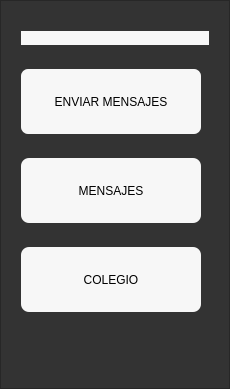
     <widget class="QFrame" name="fiz">
      <property name="maximumSize">
       <size>
        <width>200</width>
        <height>16777215</height>
       </size>
      </property>
      <property name="styleSheet">
       <string notr="true">*{
background:#333;
}


</string>
      </property>
      <property name="frameShape">
       <enum>QFrame::StyledPanel</enum>
      </property>
      <property name="frameShadow">
       <enum>QFrame::Raised</enum>
      </property>
      <layout class="QVBoxLayout" name="verticalLayout">
       <item>
        <widget class="QFrame" name="iz1">
         <property name="styleSheet">
          <string notr="true"/>
         </property>
         <property name="frameShape">
          <enum>QFrame::NoFrame</enum>
         </property>
         <property name="frameShadow">
          <enum>QFrame::Raised</enum>
         </property>
         <layout class="QVBoxLayout" name="verticalLayout_2">
          <item>
           <spacer name="spacer_iz_arriba">
            <property name="orientation">
             <enum>Qt::Vertical</enum>
            </property>
            <property name="sizeType">
             <enum>QSizePolicy::Fixed</enum>
            </property>
            <property name="sizeHint" stdset="0">
             <size>
              <width>20</width>
              <height>10</height>
             </size>
            </property>
           </spacer>
          </item>
          <item>
           <widget class="QPushButton" name="btn_user">
            <property name="styleSheet">
             <string notr="true">background:rgb(247, 247, 247);
border-radius:40px;

</string>
            </property>
            <property name="text">
             <string/>
            </property>
            <property name="icon">
             <iconset resource="Resources/icons.qrc">
              <normaloff>:/icons/user.png</normaloff>:/icons/user.png</iconset>
            </property>
            <property name="iconSize">
             <size>
              <width>150</width>
              <height>150</height>
             </size>
            </property>
            <property name="flat">
             <bool>true</bool>
            </property>
           </widget>
          </item>
         </layout>
        </widget>
       </item>
       <item>
        <widget class="QFrame" name="iz1_2">
         <property name="frameShape">
          <enum>QFrame::NoFrame</enum>
         </property>
         <property name="frameShadow">
          <enum>QFrame::Raised</enum>
         </property>
         <layout class="QVBoxLayout" name="verticalLayout_5">
          <item>
           <widget class="QPushButton" name="btn_enviar">
            <property name="minimumSize">
             <size>
              <width>0</width>
              <height>65</height>
             </size>
            </property>
            <property name="maximumSize">
             <size>
              <width>180</width>
              <height>16777215</height>
             </size>
            </property>
            <property name="styleSheet">
             <string notr="true">QPushButton{
color:black;
background:rgb(247, 247, 247);
border-radius:7px;
}
QPushButton:hover{
background-color:rgb(211, 255, 254);
 
border-radius:7px;
}</string>
            </property>
            <property name="text">
             <string>ENVIAR MENSAJES</string>
            </property>
            <property name="icon">
             <iconset resource="Resources/icons.qrc">
              <normaloff>:/icons/send.png</normaloff>:/icons/send.png</iconset>
            </property>
            <property name="iconSize">
             <size>
              <width>40</width>
              <height>40</height>
             </size>
            </property>
            <property name="checkable">
             <bool>false</bool>
            </property>
            <property name="flat">
             <bool>false</bool>
            </property>
           </widget>
          </item>
         </layout>
        </widget>
       </item>
       <item>
        <widget class="QFrame" name="iz3">
         <property name="frameShape">
          <enum>QFrame::NoFrame</enum>
         </property>
         <property name="frameShadow">
          <enum>QFrame::Raised</enum>
         </property>
         <layout class="QVBoxLayout" name="verticalLayout_4">
          <item>
           <widget class="QPushButton" name="btn_mensajes">
            <property name="sizePolicy">
             <sizepolicy hsizetype="Fixed" vsizetype="Fixed">
              <horstretch>0</horstretch>
              <verstretch>0</verstretch>
             </sizepolicy>
            </property>
            <property name="minimumSize">
             <size>
              <width>0</width>
              <height>65</height>
             </size>
            </property>
            <property name="maximumSize">
             <size>
              <width>180</width>
              <height>16777215</height>
             </size>
            </property>
            <property name="styleSheet">
             <string notr="true">QPushButton{
color:black;
background:rgb(247, 247, 247);
border-radius:8px;
}
QPushButton:hover{
background-color:rgb(211, 255, 254);
 
border-radius:8px;
}</string>
            </property>
            <property name="text">
             <string>MENSAJES</string>
            </property>
            <property name="icon">
             <iconset resource="Resources/icons.qrc">
              <normaloff>:/icons/manage.png</normaloff>:/icons/manage.png</iconset>
            </property>
            <property name="iconSize">
             <size>
              <width>40</width>
              <height>40</height>
             </size>
            </property>
            <property name="checkable">
             <bool>false</bool>
            </property>
            <property name="flat">
             <bool>false</bool>
            </property>
           </widget>
          </item>
         </layout>
        </widget>
       </item>
       <item>
        <widget class="QFrame" name="iz2">
         <property name="frameShape">
          <enum>QFrame::NoFrame</enum>
         </property>
         <property name="frameShadow">
          <enum>QFrame::Raised</enum>
         </property>
         <layout class="QVBoxLayout" name="verticalLayout_3">
          <item>
           <widget class="QPushButton" name="btn_colegios">
            <property name="minimumSize">
             <size>
              <width>0</width>
              <height>65</height>
             </size>
            </property>
            <property name="maximumSize">
             <size>
              <width>180</width>
              <height>16777215</height>
             </size>
            </property>
            <property name="styleSheet">
             <string notr="true">QPushButton{
color:black;
background:rgb(247, 247, 247);
border-radius:8px;
}
QPushButton:hover{
background-color:rgb(211, 255, 254);
 
border-radius:8px;
}</string>
            </property>
            <property name="text">
             <string>COLEGIO</string>
            </property>
            <property name="icon">
             <iconset resource="Resources/icons.qrc">
              <normaloff>:/icons/groups.png</normaloff>:/icons/groups.png</iconset>
            </property>
            <property name="iconSize">
             <size>
              <width>40</width>
              <height>40</height>
             </size>
            </property>
            <property name="checkable">
             <bool>false</bool>
            </property>
            <property name="flat">
             <bool>false</bool>
            </property>
           </widget>
          </item>
         </layout>
        </widget>
       </item>
       <item>
        <widget class="QFrame" name="iz4">
         <property name="maximumSize">
          <size>
           <width>16777215</width>
           <height>50</height>
          </size>
         </property>
         <property name="styleSheet">
          <string notr="true">color:black;
background:#white;
border-radius:15px;</string>
         </property>
         <property name="frameShape">
          <enum>QFrame::StyledPanel</enum>
         </property>
         <property name="frameShadow">
          <enum>QFrame::Raised</enum>
         </property>
         <layout class="QHBoxLayout" name="horizontalLayout_2">
          <item>
           <widget class="QPushButton" name="btn_salir">
            <property name="sizePolicy">
             <sizepolicy hsizetype="Preferred" vsizetype="Preferred">
              <horstretch>10</horstretch>
              <verstretch>0</verstretch>
             </sizepolicy>
            </property>
            <property name="maximumSize">
             <size>
              <width>30</width>
              <height>40</height>
             </size>
            </property>
            <property name="layoutDirection">
             <enum>Qt::LeftToRight</enum>
            </property>
            <property name="styleSheet">
             <string notr="true">
QPushButton{
color:black;
background:none;
border-radius:1px;
}
QPushButton:hover{
background-color:rgb(255, 106, 108);
 
border-radius:3px;
}</string>
            </property>
            <property name="text">
             <string notr="true"/>
            </property>
            <property name="icon">
             <iconset resource="Resources/icons.qrc">
              <normaloff>:/icons/close.png</normaloff>:/icons/close.png</iconset>
            </property>
            <property name="iconSize">
             <size>
              <width>40</width>
              <height>30</height>
             </size>
            </property>
            <property name="flat">
             <bool>true</bool>
            </property>
           </widget>
          </item>
          <item>
           <spacer name="horizontalSpacer">
            <property name="orientation">
             <enum>Qt::Horizontal</enum>
            </property>
            <property name="sizeType">
             <enum>QSizePolicy::Fixed</enum>
            </property>
            <property name="sizeHint" stdset="0">
             <size>
              <width>120</width>
              <height>10</height>
             </size>
            </property>
           </spacer>
          </item>
          <item>
           <widget class="QPushButton" name="btn_settings">
            <property name="minimumSize">
             <size>
              <width>32</width>
              <height>32</height>
             </size>
            </property>
            <property name="styleSheet">
             <string notr="true">
QPushButton{
color:black;
background:none;
border-radius:1px;
}
QPushButton:hover{
background-color:rgb(255, 106, 108);
 
border-radius:3px;
}</string>
            </property>
            <property name="text">
             <string/>
            </property>
            <property name="icon">
             <iconset resource="Resources/icons.qrc">
              <normaloff>:/icons/whatsapp logo.png</normaloff>:/icons/whatsapp logo.png</iconset>
            </property>
            <property name="iconSize">
             <size>
              <width>32</width>
              <height>32</height>
             </size>
            </property>
           </widget>
          </item>
         </layout>
        </widget>
       </item>
      </layout>
     </widget>
